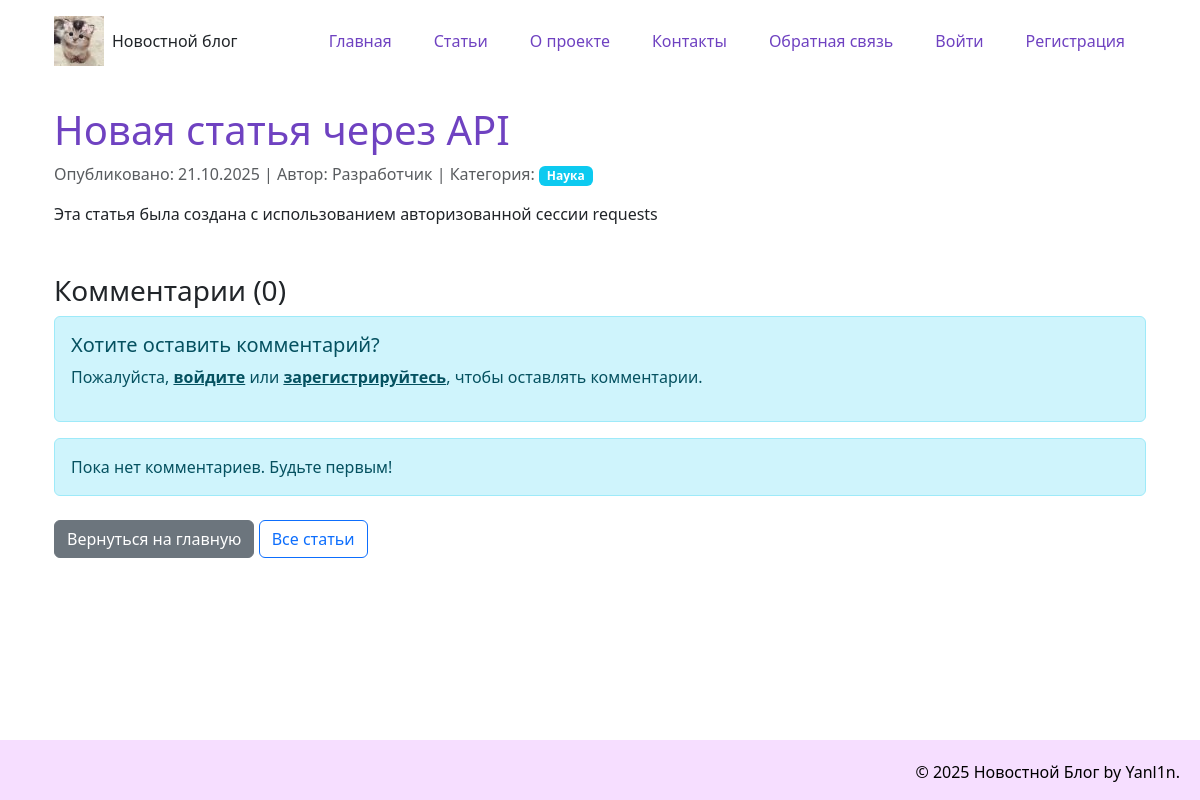
Page /news/4 on the earlier database version.
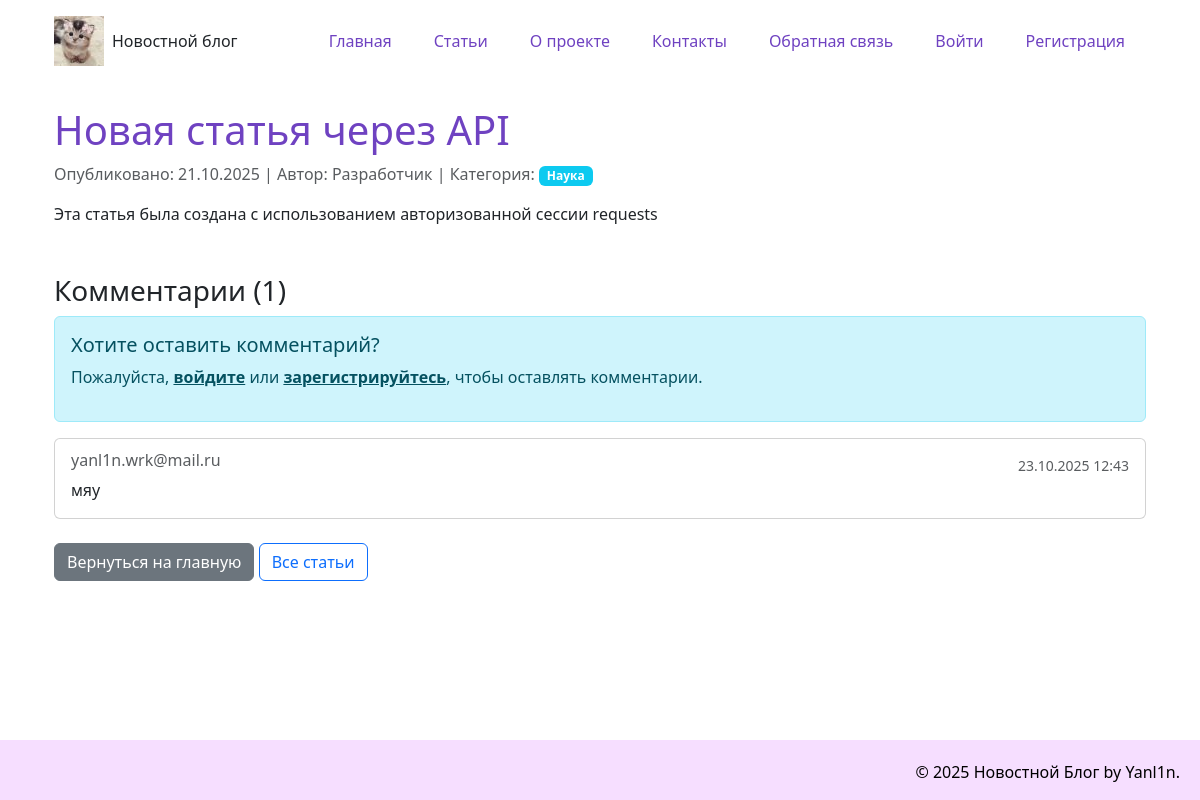
Same page on the later database version.
### models.py (models this page shows, shortened)
class Comment(data_base.Model):
    __tablename__="comment"
    id = data_base.Column(data_base.Integer, primary_key = True)
    text = data_base.Column(data_base.Text, nullable=False)
    date = data_base.Column(data_base.DateTime, default=datetime.utcnow)
    article_id = data_base.Column(data_base.Integer, data_base.ForeignKey('article.id'), nullable=False)
    author_name = data_base.Column(data_base.String(100), nullable=False)

### app.py (the view, shortened to what this page needs)
@app.route('/news/<int:id>', methods=['GET', 'POST'])
def news_article(id):
    article = Article.query.get_or_404(id)
    comments = Comment.query.filter_by(article_id=id).order_by(Comment.date.desc()).all()
    return render_template('article.html', article=article, current_date=date.today(), comments=comments)

### templates/article.html (shortened to what this page needs)
{% extends "base.html" %}
{% block content %}
<article>
    <header>
         <h1>
            {{article.title}}
        </h1>
        <p class="text-muted">
            Опубликовано: {{ article.date.strftime('%d.%m.%Y')}} |
            Автор: {{ article.author.name }} |
            Категория: <span class="badge bg-info">{{ article.category}}</span>
        </p>
    </header>
    <div class="article-content">
        {{ article.text|safe }}
    </div>
    <div class="mt-5">
        <h3>Комментарии ({{ comments|length }})</h3>
        {% if current_user.is_authenticated %}
        <div class="card mb-4">
            <div class="card-body">
                <h5 class="card-title">Добавить комментарий</h5>
                <p class="text-muted">Вы вошли как: {{ current_user.email }}</p>
                <form method="POST">
                    <div class="mb-3">
                        <label for="comment_text" class="form-label">Комментарий *</label>
                        <textarea class="form-control" id="comment_text" name="comment_text" rows="3" required
                                  placeholder="Введите ваш комментарий..."></textarea>
                    </div>
                    <button type="submit" class="btn btn-primary">Отправить комментарий</button>
                </form>
            </div>
        </div>
        {% else %}
        <div class="alert alert-info">
            <h5>Хотите оставить комментарий?</h5>
            <p>Пожалуйста, <a href="{{ url_for('login_page', next=request.url) }}" class="alert-link">войдите</a> или
               <a href="{{ url_for('register') }}" class="alert-link">зарегистрируйтесь</a>, чтобы оставлять комментарии.</p>
        </div>
        {% endif %}
        {% for comment in comments %}
        <div class="card mb-3">
            <div class="card-body">
                <div class="d-flex justify-content-between align-items-start">
                    <div>
                        <h6 class="card-subtitle mb-2 text-muted">{{ comment.author_name }}</h6>
                        <p class="card-text mb-0">{{ comment.text }}</p>
                    </div>
                    <small class="text-muted">{{ comment.date.strftime('%d.%m.%Y %H:%M') }}</small>
                </div>
            </div>
        </div>
        {% else %}
        <div class="alert alert-info">
            Пока нет комментариев. Будьте первым!
        </div>
        {% endfor %}
    </div>
    <div class="mt-4 mb-4 d-flex justify-content-between align-items-center">
    <div>
        <a href="{{ url_for('index') }}" class="btn btn-secondary">Вернуться на главную</a>
        <a href="{{ url_for('articles_list') }}" class="btn btn-outline-primary">Все статьи</a>
    </div>
</div>
</article>
{% endblock %}

Differences in the rows shown:
now on this page (row edited): Comment: author_name "yanl1n.wrk@mail.ru", text "мяу", date "23.10.2025 12:43"
Other differences:
{{ comments|length }}: "0" → "1"
text no longer shown: "Пока нет комментариев. Будьте первым!"
